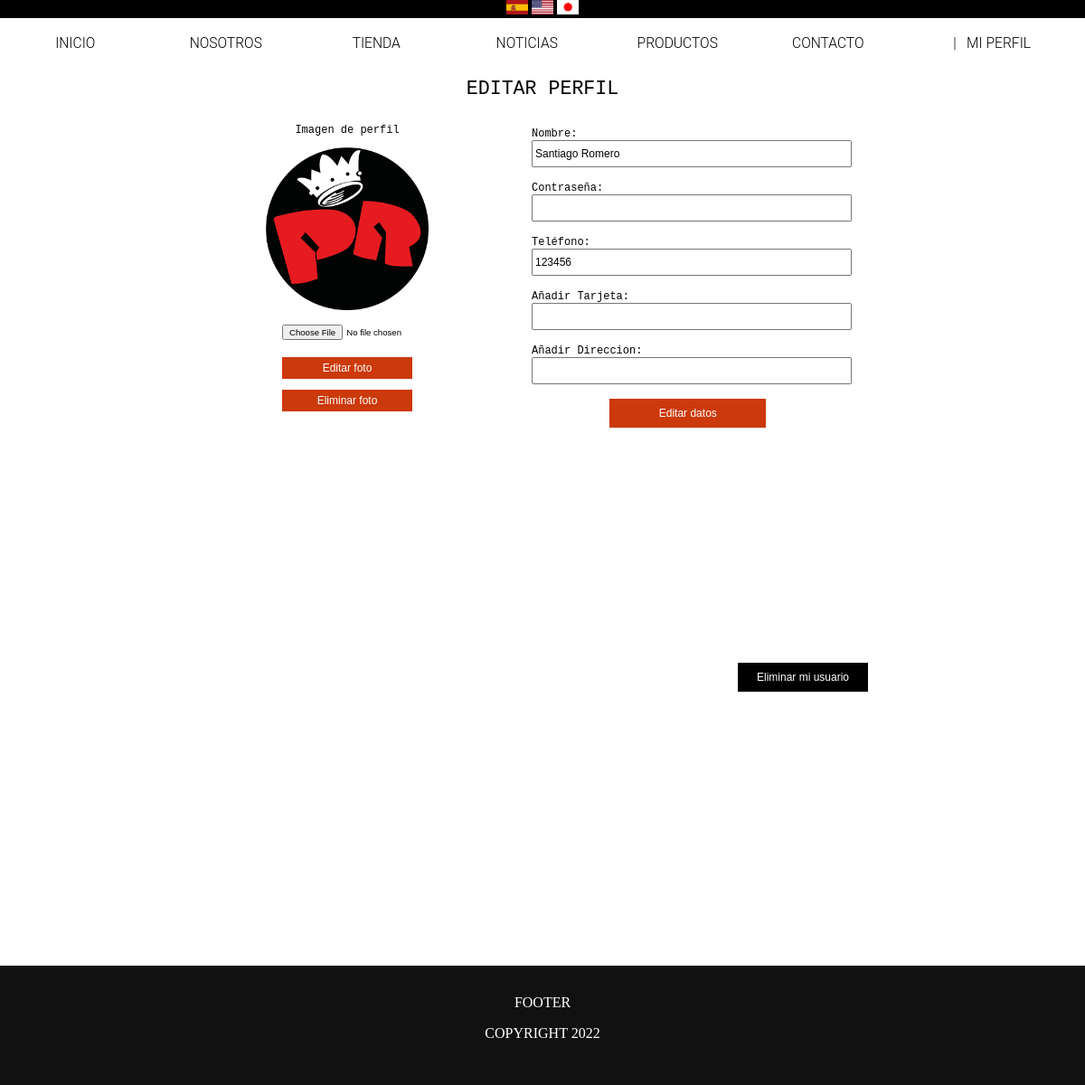
The app's page /editar?uid=15 (signed in) with its own data.
### tables this page shows
CREATE TABLE `USUARIOS` (
  `uid` int(11) NOT NULL,
  `nombre` varchar(40) NOT NULL,
  `correo` varchar(60) NOT NULL,
  `contrasena` varchar(250) NOT NULL,
  `telefono` int(32) NOT NULL,
  `avatar` varchar(50) DEFAULT NULL,
  `rango` int(2) NOT NULL,
  `estado` int(2) NOT NULL
);

### libs/view.php (called while the page is built, shortened)
<?php
class View
{
    public function render($nombre)
    {
        require 'views/' . $nombre . '.php';
    }
}

### controllers/Editar_Controller.php (called while the page is built, shortened)
<?php
class Editar_Controller extends controller
{
    public function render()
    {
        $this->view->render('login/editarperfil');
    }
}

### index.php (called while the page is built, shortened)
<?php
require 'libs/view.php';
$app = new App();

### views/login/editarperfil.php (the view, shortened to what this page needs)
<?php
require 'libs/connect.php';
if (isset($_SESSION['uid'])) {
    $records = $conn->prepare('SELECT * FROM USUARIOS WHERE uid = :id');
    $records->bindParam(':id', $_SESSION['uid']);
    $records->execute();
    $results = $records->fetch(PDO::FETCH_ASSOC);
    $user = null;
    if (count($results) > 0) {
        $user = $results;
    }
} else {
    Header('Location: login');
}
?>
<!DOCTYPE html>
<html lang="en">
<head>
  <link rel="stylesheet" href="public/css/login/editarperfil.css">
  <link rel="stylesheet" href="public/css/index/headerblack.css">
</head>
<body>
  <?php
if (($_GET['uid']) == ($_SESSION['uid'])): ?>
  <?php include "views/index/header.php";?>
  <h1 id="title">EDITAR PERFIL</h1>
  <div id="editar">
  <div id="profilepic">
  <form action="" method="post" enctype="multipart/form-data" name="form1" id="form1">
  <p>Imagen de perfil</p>
    <p><img src="<?php echo $user['avatar']; ?>" />
    </p>
    <p>
      <input type="file" name="avatar" id="fileField" />
    </p>
    <p>
      <input type="submit" name="editarfoto" id="button" value="Editar foto" />
    </p>
    <p>
      <input type="submit" name="eliminarfoto" id="button" value="Eliminar foto" />
    </p>
</form>
</div>
<div id="campos">
<form action="" method="post" enctype="multipart/form-data" name="form2" id="form2">
    <p>
      <label for="textfield2" class="campo">
      Nombre:</label>
      <input type="text" name="nombre" id="textfield2" value="<?php echo $user['nombre']; ?>" />
    </p>
    <p>
    <label for="textfield2" class="campo">
      Contraseña:</label>
      <input type="password" name="contrasena" id="textfield" />
    </p>
    <p>
    <label for="textfield2" class="campo">
      Teléfono:</label>
      <input type="text" name="telefono" id="textfield" value="<?php echo $user['telefono']; ?>" />
    </p>
    <p>
    <label for="textfield2" class="campo">
      Añadir Tarjeta:</label>
      <input type="text" name="tarjeta" id="textfield" />
    </p>
    <p>
    <label for="textfield2" class="campo">
      Añadir Direccion:</label>
      <input type="text" name="direccion" id="textfield" />
    </p>
      <input type="submit" name="editar" id="buttoneditar" value="Editar datos" />
      <input type="submit" name="eliminar" id="buttoneliminar" onclick="return Confirmar (this.form)" value="Eliminar mi usuario" /></li>
    </form>
</div>
</div>
  <?php endif;?>
  <?php include "views/index/footer.php";?>
</body>
</html>

### public/css/login/editarperfil.css (style rules this page uses)
body { box-sizing: border-box; margin: 0; position: relative; padding-bottom: 3em; min-height: 150vh; }
#title { font-family: monospace; font-weight: 300; text-align: center; font-size: 1.8vw; }
#editar { position: relative; display: grid; grid-template-columns: 40% 60%; column-gap: 5vw; margin: 0 auto; width: 60vw; height: 80vh; }
#profilepic { display: grid; grid-column: 1; }
#campos { display: grid; grid-column: 2; }
.campo { font-family: monospace; font-size: 1vw; margin: 0; padding: 0; display: block; }
input[type="text"], input[type="password"] { height: 3vh; width: 80%; font-size: 1vw; }
#campos input[type="submit"] { font-size: 1vw; border: none; display: block; }
#buttoneditar { background: #CC390A; margin: 3% 20%; margin-bottom: 25vh; color: white; height: 4vh; width: 40%; }
#buttoneliminar { background: black; position: absolute; bottom: 0; right: 0; color: white; height: 4vh; width: 20%; }
#profilepic p { font-family: monospace; text-align: center; font-size: 1vw; display: block; }
#profilepic img { width: 15vw; height: 15vw; }
#profilepic input[type="submit"] { width: 12vw; height: 3vh; background: #CC390A; color: white; font-size: 1vw; border: none; }
#profilepic #fileField { width: 12vw; height: 3vh; font-size: 0.8vw; color: black; border: none; }

### public/css/index/headerblack.css (style rules this page uses)
img { max-width: 100%; }

### records on screen
usuarios: avatar (picture), nombre "Santiago Romero", telefono "123456"

### other values on screen
Translate::__('inicio') "INICIO"
Translate::__('nosotros') "NOSOTROS"
Translate::__('tienda') "TIENDA"
Translate::__('noticias') "NOTICIAS"
Translate::__('productos') "PRODUCTOS"
Translate::__('contacto') "CONTACTO"
Translate::__('miperfil') "MI PERFIL"
